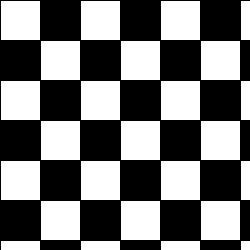
Frame 1 (no input)
Frame 60 (the mouse pressed at the canvas centre just before this capture): identical to frame 1, image omitted
Frame 120 (the mouse held since frame 60 and released just before this capture): identical to frame 1, image omitted

The Processing sketch that drew this single still picture (run headless with seeded random() and noise(); from frame 60 on, the mouse is pressed at the canvas centre):

// Processing sketch: task6
// ── task6.pde
//6.a - double int called board[][] with length 8 in arrays:
int[][] board = new int[8][8];
int sideLength = 40;

//6.b - setup for-loop:
void setup(){
  size(250,250);
//double for loop creating 0 and 1 pattern
  for(int x = 0; x < 8; x++){
    for(int y = 0; y < 8; y++){
      board[x][y] = (x + y) % 2;
      //Use modulus operator to create checkerboard pattern
      //When (x + y) is even, assign 0; when odd, assign 1^
    }
  }
}

//6.c - double for loop that draws a rect for each element:
void draw(){
 for(int x = 0; x < 8; x++){
    for(int y = 0; y < 8; y++){
     if (board[x][y] == 0){
    //6.d - fill color based on board value:
       fill(255);
     }
      else if (board[x][y] == 1) {
       fill(0);
     }
     rect(x * sideLength, y * sideLength, sideLength, sideLength); 
    }
 }
}
